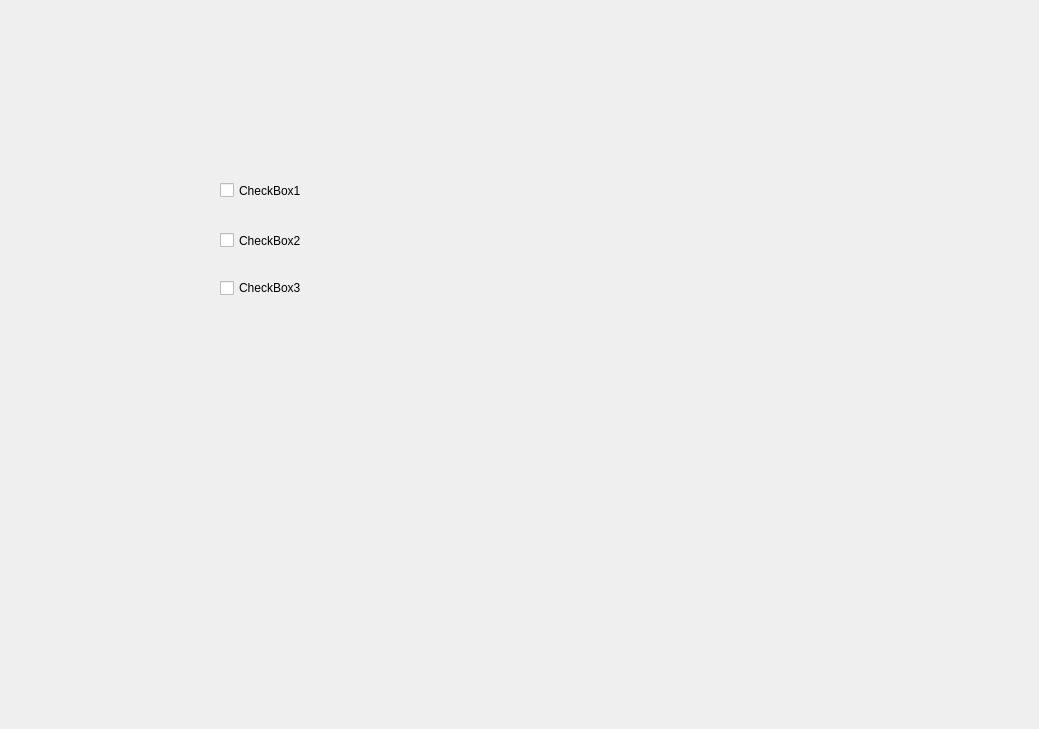
<?xml version="1.0" encoding="UTF-8"?>
<ui version="4.0">
 <class>QButtonGroupCheckboxClass</class>
 <widget class="QWidget" name="QButtonGroupCheckboxClass">
  <property name="geometry">
   <rect>
    <x>0</x>
    <y>0</y>
    <width>1039</width>
    <height>729</height>
   </rect>
  </property>
  <property name="windowTitle">
   <string>QButtonGroupCheckbox</string>
  </property>
  <widget class="QCheckBox" name="checkBox1">
   <property name="geometry">
    <rect>
     <x>220</x>
     <y>180</y>
     <width>151</width>
     <height>21</height>
    </rect>
   </property>
   <property name="text">
    <string>CheckBox1</string>
   </property>
  </widget>
  <widget class="QCheckBox" name="checkBox2">
   <property name="geometry">
    <rect>
     <x>220</x>
     <y>230</y>
     <width>111</width>
     <height>21</height>
    </rect>
   </property>
   <property name="text">
    <string>CheckBox2</string>
   </property>
  </widget>
  <widget class="QCheckBox" name="checkBox3">
   <property name="geometry">
    <rect>
     <x>220</x>
     <y>280</y>
     <width>121</width>
     <height>16</height>
    </rect>
   </property>
   <property name="text">
    <string>CheckBox3</string>
   </property>
  </widget>
 </widget>
 <layoutdefault spacing="6" margin="11"/>
 <resources>
  <include location="QButtonGroupCheckbox.qrc"/>
 </resources>
 <connections/>
</ui>
